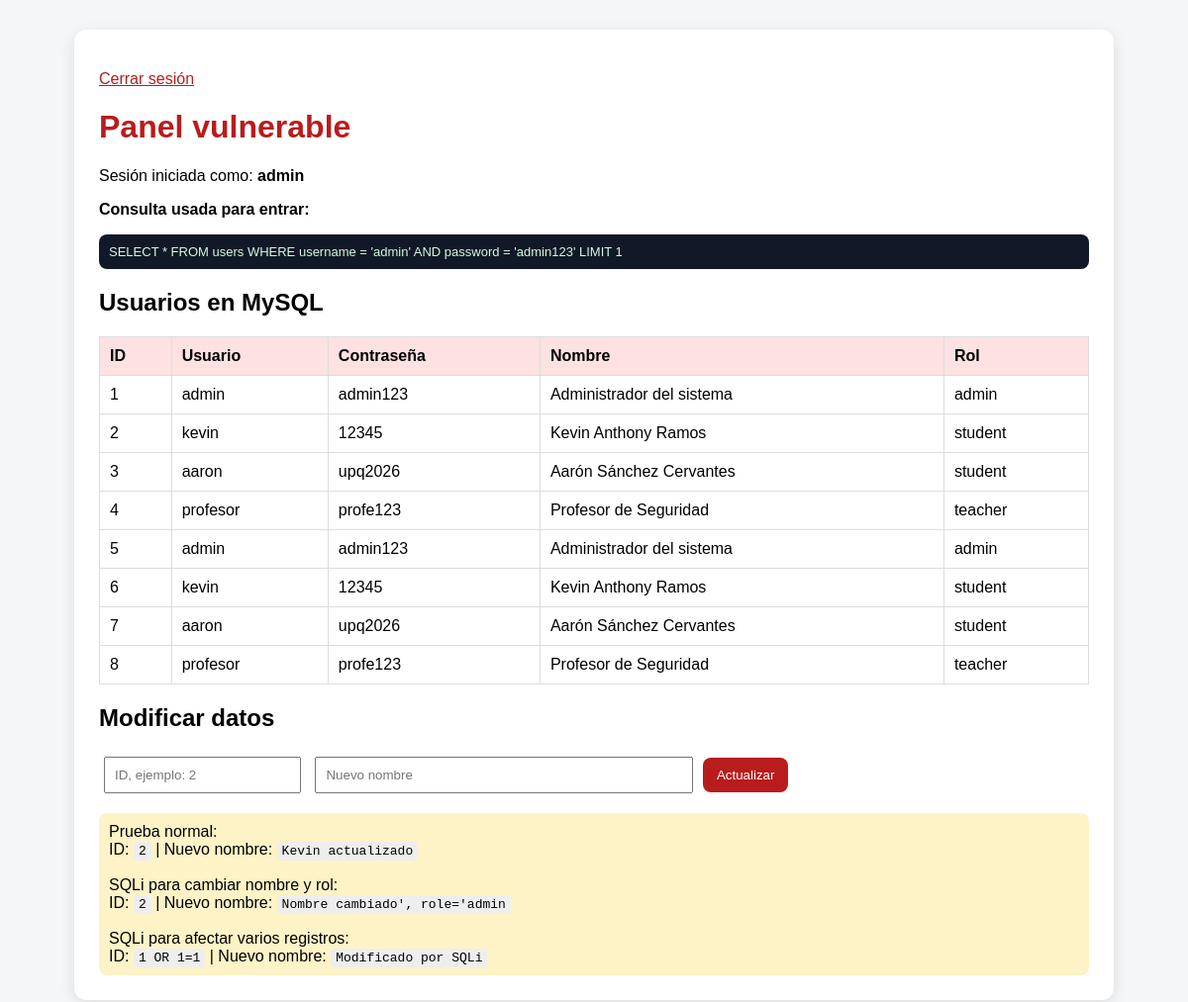
The page /01_app_vulnerable/public/dashboard.php (signed in) on the database its author committed.
### tables this page shows
CREATE TABLE IF NOT EXISTS users (
  id INT AUTO_INCREMENT PRIMARY KEY,
  username VARCHAR(50) NOT NULL,
  password VARCHAR(50) NOT NULL,
  full_name VARCHAR(120) NOT NULL,
  role VARCHAR(30) NOT NULL
);

### 01_app_vulnerable/public/dashboard.php (the view, shortened to what this page needs)
<?php
require_once 'db.php';
$users = $pdo->query('SELECT id, username, password, full_name, role FROM users ORDER BY id')->fetchAll(PDO::FETCH_ASSOC);
$lastQuery = $_SESSION['last_query'] ?? '';
?>
<!DOCTYPE html>
<html lang="es">
<head>
</head>
<body>
<div class="container">
    <p><a href="logout.php">Cerrar sesión</a></p>
    <h1>Panel vulnerable</h1>
    <p>Sesión iniciada como: <strong><?= htmlspecialchars($_SESSION['user']['username']) ?></strong></p>
    <?php if ($lastQuery): ?>
        <p><strong>Consulta usada para entrar:</strong></p>
        <div class="query"><?= htmlspecialchars($lastQuery) ?></div>
    <?php endif; ?>
    <h2>Usuarios en MySQL</h2>
    <table>
        <tr>
            <th>ID</th>
            <th>Usuario</th>
            <th>Contraseña</th>
            <th>Nombre</th>
            <th>Rol</th>
        </tr>
        <?php foreach ($users as $u): ?>
            <tr>
                <td><?= htmlspecialchars($u['id']) ?></td>
                <td><?= htmlspecialchars($u['username']) ?></td>
                <td><?= htmlspecialchars($u['password']) ?></td>
                <td><?= htmlspecialchars($u['full_name']) ?></td>
                <td><?= htmlspecialchars($u['role']) ?></td>
            </tr>
        <?php endforeach; ?>
    </table>
    <h2>Modificar datos</h2>
    <form method="POST">
        <input type="text" name="id" placeholder="ID, ejemplo: 2" required>
        <input type="text" name="full_name" placeholder="Nuevo nombre" required style="width:360px;">
        <button type="submit">Actualizar</button>
    </form>
    <div class="hint">
        Prueba normal:<br>
        ID: <code>2</code> | Nuevo nombre: <code>Kevin actualizado</code><br><br>
        SQLi para cambiar nombre y rol:<br>
        ID: <code>2</code> | Nuevo nombre: <code>Nombre cambiado', role='admin</code><br><br>
        SQLi para afectar varios registros:<br>
        ID: <code>1 OR 1=1</code> | Nuevo nombre: <code>Modificado por SQLi</code>
    </div>
</div>
</body>
</html>

### 01_app_vulnerable/public/dashboard.php (style rules this page uses)
body { font-family: Arial, sans-serif; background:#f4f6f8; margin:0; }
.container { max-width: 1000px; margin:30px auto; background:white; padding:25px; border-radius:12px; box-shadow:0 4px 15px rgba(0,0,0,.1); }
h1 { color:#b91c1c; }
table { width:100%; border-collapse:collapse; margin-top:15px; }
th, td { border:1px solid #ddd; padding:10px; text-align:left; }
th { background:#fee2e2; }
input { padding:9px; margin:5px; }
button { padding:10px 14px; background:#b91c1c; color:white; border:0; border-radius:8px; cursor:pointer; }
.query { background:#111827; color:#d1fae5; padding:10px; border-radius:8px; font-size:13px; overflow:auto; }
.hint { background:#fef3c7; padding:10px; border-radius:8px; margin-top:15px; }
a { color:#b91c1c; }
code { background:#eee; padding:2px 5px; border-radius:4px; }

### rows shown on the page
users: id "1", username "admin", password "admin123", full_name "Administrador del sistema", role "admin"
users: id "2", username "kevin", password "12345", full_name "Kevin Anthony Ramos", role "student"
users: id "3", username "aaron", password "upq2026", full_name "Aarón Sánchez Cervantes", role "student"
users: id "4", username "profesor", password "profe123", full_name "Profesor de Seguridad", role "teacher"
users: id "5", username "admin", password "admin123", full_name "Administrador del sistema", role "admin"
users: id "6", username "kevin", password "12345", full_name "Kevin Anthony Ramos", role "student"
users: id "7", username "aaron", password "upq2026", full_name "Aarón Sánchez Cervantes", role "student"
users: id "8", username "profesor", password "profe123", full_name "Profesor de Seguridad", role "teacher"

### other values the page prints
$_SESSION['user']['username'] "admin"
$lastQuery "SELECT * FROM users WHERE username = 'admin' AND password = 'admin123' LIMIT 1"
